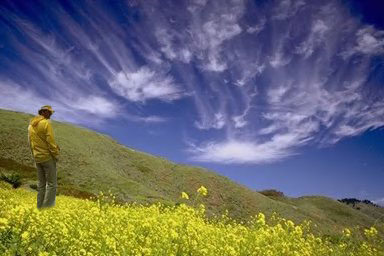
#> input picture database_images/Tp_D_CNN_M_N_nat00013_cha00042_11093.jpg, 384 x 256 px
$ python -i ela_extractor.py   (imports and definitions only)
#> lines starting #> are read from the running program, lines starting #| are printed output that depends on the picture
from PIL import Image, ImageChops, ImageEnhance
import numpy as np

def get_ela_features(image_path, quality=90, size=(64, 64)):
    """Runs Error Level Analysis and turns the image into a flat array of numbers."""
#> called with quality = 90, size = (64, 64)
    try:
        original = Image.open(image_path).convert('RGB')
#> original is the input picture: PIL image 384x256 RGB; mean R, G, B 105.1, 106.9, 110
        original = original.resize(size)
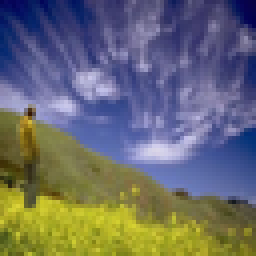
#> original: PIL image 64x64 RGB (shown 4 times larger); mean R, G, B 105.2, 106.9, 110

        # Save temporary compressed version
        from io import BytesIO
        buffer = BytesIO()
        original.save(buffer, 'JPEG', quality=quality)
        buffer.seek(0)
        compressed = Image.open(buffer)
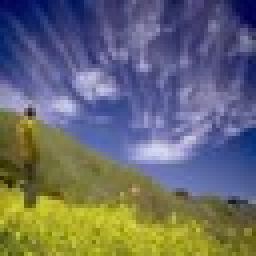
#> compressed: PIL image 64x64 RGB (shown 4 times larger); mean R, G, B 105.1, 106.8, 110.1

        # Calculate difference
        ela_image = ImageChops.difference(original, compressed)
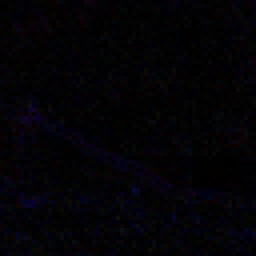
#> ela_image: PIL image 64x64 RGB (shown 4 times larger); mean R, G, B 3.5, 2.7, 5.7
        extrema = ela_image.getextrema()
#> extrema = ((0, 20), (0, 15), (0, 54))
        max_diff = max([ex[1] for ex in extrema])
#> max_diff = 54
        if max_diff == 0:
            max_diff = 1
        scale = 255.0 / max_diff
#> scale = 4.72
        ela_image = ImageEnhance.Brightness(ela_image).enhance(scale)
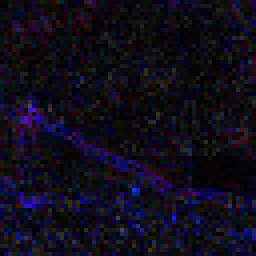
#> ela_image: PIL image 64x64 RGB (shown 4 times larger); mean R, G, B 16, 12.2, 26.5

        # Turn the image into a 1D line of numbers for the AI
        return np.array(ela_image).flatten()

    except Exception as e:
        print(f"ELA Error on {image_path}: {e}")
        return None

>>> result = get_ela_features('../../database_images/Tp_D_CNN_M_N_nat00013_cha00042_11093.jpg')
#> result = 12288 values, max 255 at index 9125, min 0 at index 10, mean 18.26

$ run again, on database_images/Tp_D_CNN_M_N_nat00041_nat10123_11439.jpg
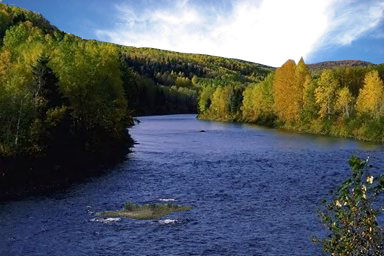
#> input picture database_images/Tp_D_CNN_M_N_nat00041_nat10123_11439.jpg, 384 x 256 px
#> in get_ela_features, original is the input picture: PIL image 384x256 RGB; mean R, G, B 87, 94.8, 101.1
#> original: PIL image 64x64 RGB
#> in get_ela_features, `ela_image = ImageChops.difference(original, compressed)`:
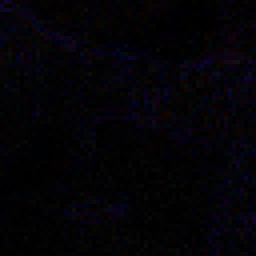
#> ela_image: PIL image 64x64 RGB (shown 4 times larger); mean R, G, B 3.6, 2.5, 6.3
#> extrema = ((0, 25), (0, 16), (0, 50))
#> max_diff = 50
#> scale = 5.1
#> in get_ela_features, `ela_image = ImageEnhance.Brightness(ela_image).enhance(scale)`:
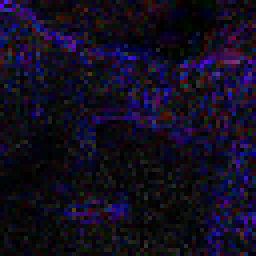
#> ela_image: PIL image 64x64 RGB (shown 4 times larger); mean R, G, B 18.2, 12.6, 31.8
#> result = 12288 values, max 255 at index 194, min 0 at index 24, mean 20.83

$ run again, on database_images/Tp_D_CNN_M_N_nat10156_ani00024_12016.jpg
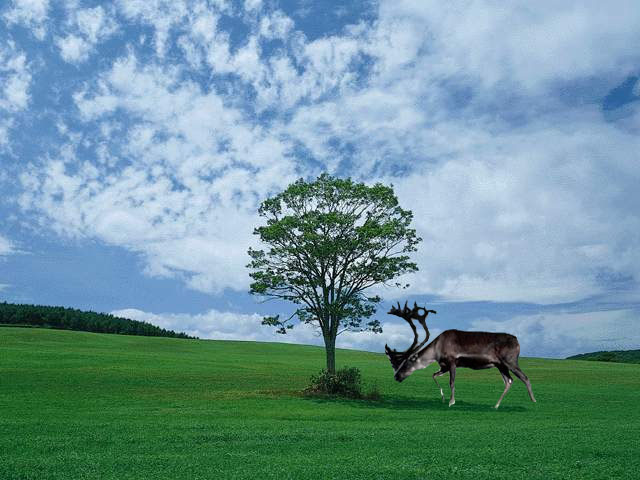
#> input picture database_images/Tp_D_CNN_M_N_nat10156_ani00024_12016.jpg, 640 x 480 px
#> in get_ela_features, original is the input picture: PIL image 640x480 RGB; mean R, G, B 110.9, 149.2, 154.5
#> original: PIL image 64x64 RGB
#> in get_ela_features, `ela_image = ImageChops.difference(original, compressed)`:
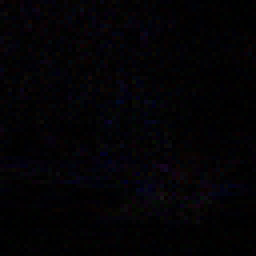
#> ela_image: PIL image 64x64 RGB (shown 4 times larger); mean R, G, B 3.6, 2.5, 5
#> extrema = ((0, 22), (0, 21), (0, 38))
#> max_diff = 38
#> scale = 6.71
#> in get_ela_features, `ela_image = ImageEnhance.Brightness(ela_image).enhance(scale)`:
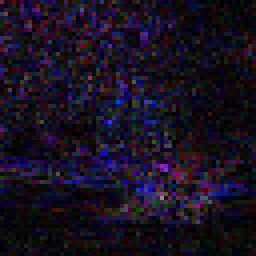
#> ela_image: PIL image 64x64 RGB (shown 4 times larger); mean R, G, B 23.4, 16.5, 32.8
#> result = 12288 values, max 255 at index 5843, min 0 at index 4, mean 24.24

$ run again, on database_images/Tp_D_CNN_M_N_txt10109_txt10110_10816.jpg
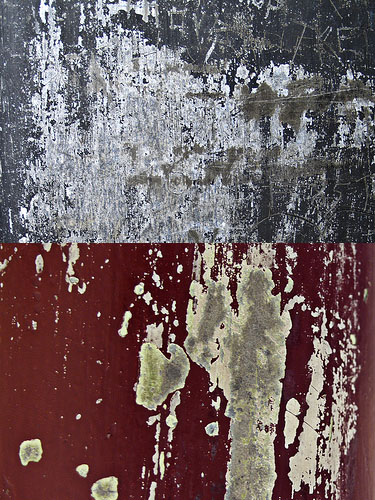
#> input picture database_images/Tp_D_CNN_M_N_txt10109_txt10110_10816.jpg, 375 x 500 px
#> in get_ela_features, original is the input picture: PIL image 375x500 RGB; mean R, G, B 112, 95, 96.7
#> original: PIL image 64x64 RGB
#> in get_ela_features, `ela_image = ImageChops.difference(original, compressed)`:
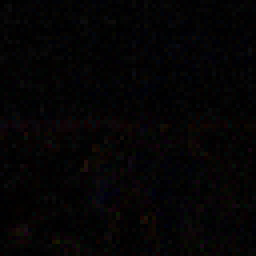
#> ela_image: PIL image 64x64 RGB (shown 4 times larger); mean R, G, B 4.6, 3.6, 4.2
#> extrema = ((0, 33), (0, 25), (0, 23))
#> max_diff = 33
#> scale = 7.73
#> in get_ela_features, `ela_image = ImageEnhance.Brightness(ela_image).enhance(scale)`:
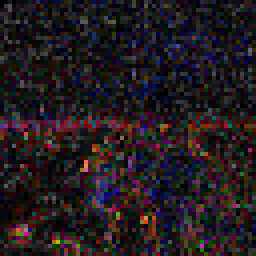
#> ela_image: PIL image 64x64 RGB (shown 4 times larger); mean R, G, B 35.3, 27.5, 31.9
#> result = 12288 values, max 255 at index 7743, min 0 at index 1, mean 31.58
